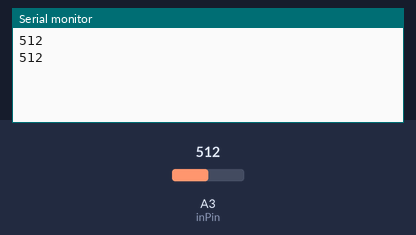
The sketch below on a simulated Arduino Uno, built with avr-gcc and run on an emulated ATmega328P. On the bench: the last lines printed to the serial monitor. The test bench sets the inputs (shaded band); at power-on: A3 (inPin) = 512.

Above: at 1.8 s.
1.9 s: A3 (inPin) set to 716
At 2.8 s:
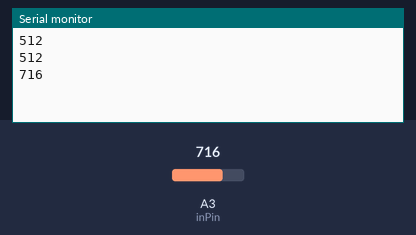
3.4 s: A3 (inPin) set to 900
At 4.5 s:
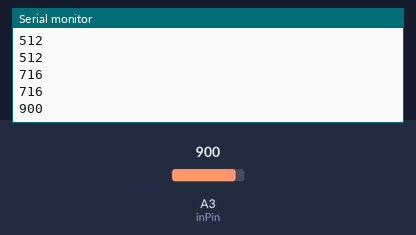
Timing chart, 0 to 6.4 s (numbered marks = the images above; inputs shaded):
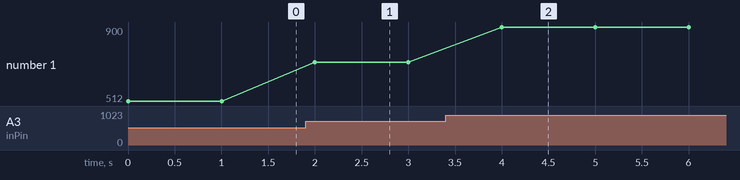

Measured:
- after the input at 1.9 s, the serial monitor: prints a new line after 0.10 s (image 1)
- after the input at 3.4 s, the serial monitor: prints a new line after 0.60 s (image 2)
- plotted number 1: 512 → 716 after the input at 1.9 s, 716 → 900 after the input at 3.4 s

The sketch:

input.ino
```cpp
int inPin = 3;

void setup() {
  Serial.begin(9600);
  pinMode(inPin, INPUT);
}

void loop() {
  Serial.println(analogRead(inPin));
  delay(1000);
}
```
